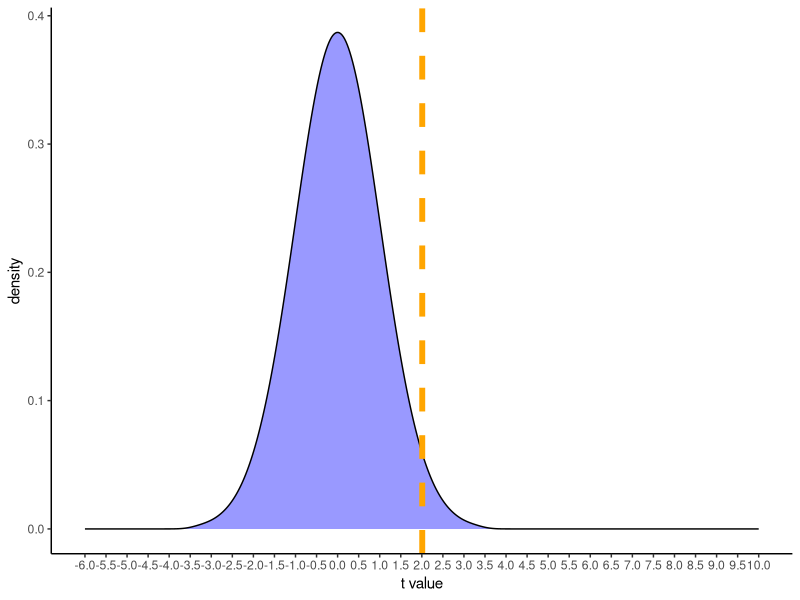
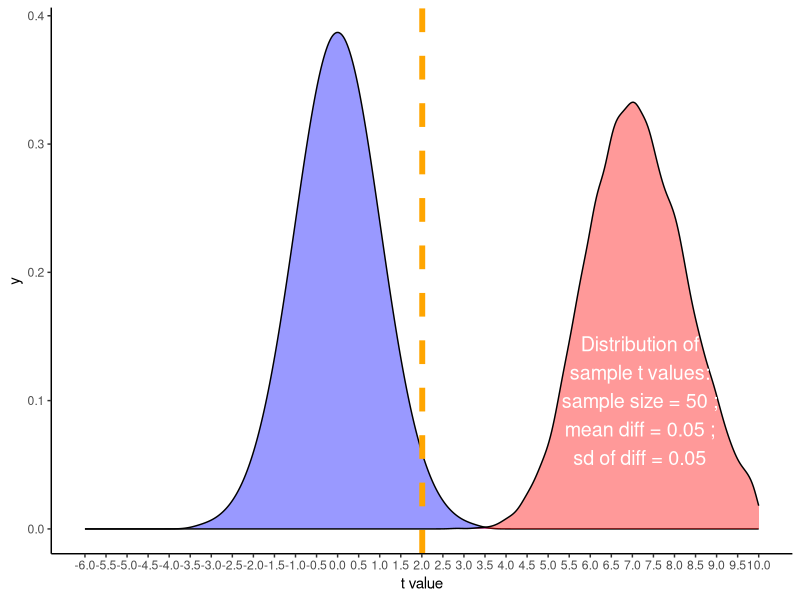
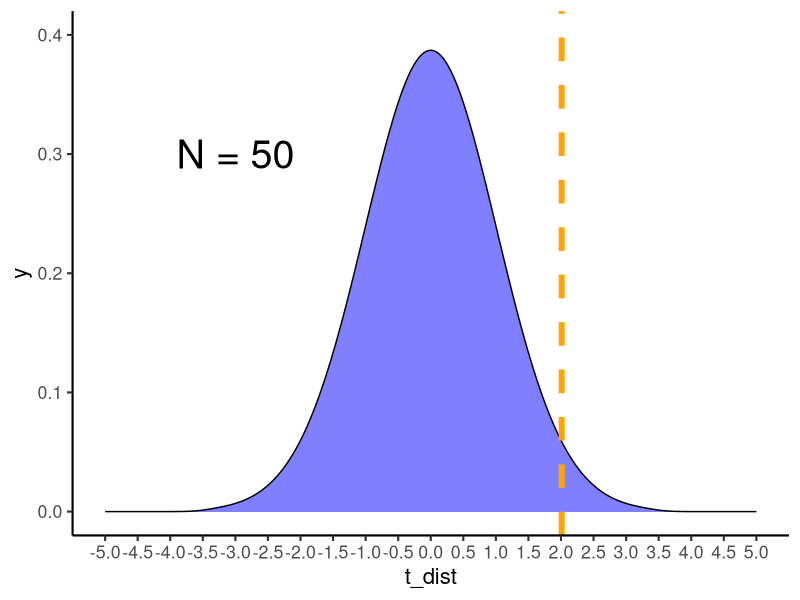

Recreate these plots in R, in order.
library(tidyverse)

sample_size <- 50

t_dist <- qt(seq(0.001,.999,.001), df = sample_size-1)

real_mean_diff <- .05
real_sd_diff <- .05

# how many samples shall we collect?
sampling_iterations <- 40000 # number of samples
plot_data <- NULL
# conduct sampling process
for (i in 1:sampling_iterations) {

  sample <- rnorm(sample_size, mean = real_mean_diff, sd = real_sd_diff)
  plot_data <- rbind(plot_data, as.numeric(t.test(sample, mu = 0)[['statistic']]))

}

criterion_t_high_2t <- qt(.975, df = sample_size-1)
# criterion_t_low_2t <- qt(.025, df = sample_size-1)
# criterion_t_high_1t <- qt(.95, df = sample_size-1)

sample_text = str_c("Distribution of sample t values: sample size = ", sample_size,
                    " ; mean diff = ", real_mean_diff,
                    " ; sd of diff = ", real_sd_diff)

# plot the t distribution
ggplot() +
  geom_density(aes(x = t_dist),
               fill = "blue",
               alpha = .4) +
  geom_vline(aes(xintercept = criterion_t_high_2t), colour = "orange", size = 2, linetype = "dashed") +
  theme_classic() +
  scale_x_continuous(limits = c(-6,10), breaks = seq(-6,10,.5)) +
  labs(x = "t value")



# overlay the distribution of sample t values
ggplot() +
  geom_density(aes(x = t_dist),
               fill = "blue",
               alpha = .4) +
  geom_vline(aes(xintercept = criterion_t_high_2t), colour = "orange", size = 2, linetype = "dashed") +
  geom_density(aes(x = plot_data),
               fill = "red",
               alpha = .4) +
  annotate(geom = "text",
           label = str_wrap(sample_text,width = 20),
           x = mean(plot_data),
           y = .1,
           size = 5,
           colour = "white") +
  theme_classic() +
  scale_x_continuous(limits = c(-6,10), breaks = seq(-6,10,.5)) +
  labs(x = "t value")

# plot the t distribution
ggplot() +
  # t distribution centred on 0
  geom_density(aes(x = t_dist),
               fill = "blue",
               alpha = .5) +
  # # shifted t distribution (positive effect)
  # geom_density(aes(x = t_dist + 4),
  #              fill = "red",
  #              alpha = .5) +
  geom_vline(aes(xintercept = criterion_t_high_2t),
                 colour = "orange", size = 2, linetype = "dashed") +
#  blanking rectangle for highlighting sections
  # geom_rect(aes(xmin = -4,
  #               xmax = criterion_t_high_1t,
  #               ymin = 0,
  #               ymax = .4),
  #           fill = "white", alpha = .8) +
  annotate(geom = "text",
           label = str_c("N = ", sample_size),
           x = -3,
           y = .3,
           size = 10,
           colour = "black") +
  theme_classic(base_size = 16) +
  scale_x_continuous(limits = c(-5,5), breaks = seq(-5,5,.5)) +
  scale_y_continuous(limits = c(0,.4))
  # labs(x = "t value")
  # ggsave("t_dist_sample_one-tailed_alpha.png")

